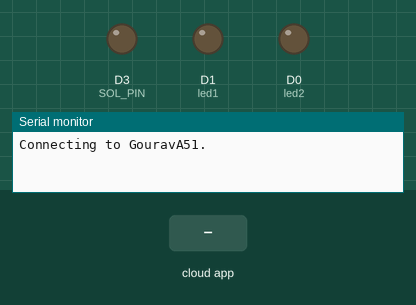
Recording of a sketch running on a simulated ESP8266 (NodeMCU). Parts: output pins drawn as LEDs (lit = HIGH), the last lines printed to the serial monitor. Inputs (shaded band) come from the test bench. WiFi joins after 1.5 s; servers stay silent unless stated; the Firebase database answers and starts empty.

Above: at 1.1 s.
At 3.8 s:
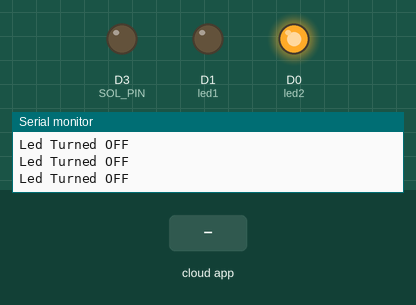
3.9 s: the phone or cloud app sets LED_STATUS to ON
At 5.1 s:
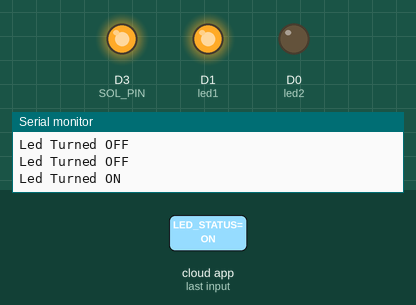
Timing chart, 0 to 10.8 s (numbered marks = the images above; inputs shaded):
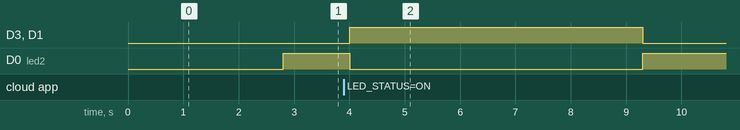

Measured:
- after the input at 3.9 s, D3 (SOL_PIN), D1 (led1): LOW → HIGH after 0.10 s, → LOW 5.3 s later; D0 (led2): HIGH → LOW after 0.10 s, → HIGH 5.3 s later

The sketch:

iotWork.ino
```cpp
#include <ESP8266WiFi.h>
#include <ArduinoJson.h>
#include <ESP8266HTTPClient.h>
#include <FirebaseArduino.h>


#define FIREBASE_HOST "footwear-abf3c-default-rtdb.firebaseio.com"     // the project name address from firebase id
#define FIREBASE_AUTH "fZ3DW9P7TQapIDsS3YCaihofrH3hLUVWi8oaaKpD"       // the secret key generated from firebase
#define WIFI_SSID "GouravA51"
#define WIFI_PASSWORD "gourav2004"

String fireStatus = "";          // led status received from firebase

int led1 = 5;
int led2 = 16 ;
int SOL_PIN = D3; // Define the GPIO pin connected to the solenoid


void setup()
{
  Serial.begin(9600);
  delay(1000);
  pinMode(led1, OUTPUT);
  pinMode(led2, OUTPUT);
  pinMode(SOL_PIN, OUTPUT);
  // s1.attach(0);
  WiFi.begin(WIFI_SSID, WIFI_PASSWORD);
  Serial.print("Connecting to ");
  Serial.print(WIFI_SSID);
  while (WiFi.status() != WL_CONNECTED)
  {
    Serial.print(".");
    delay(500);
  }
  Serial.println();
  Serial.print("Connected to ");
  Serial.println(WIFI_SSID);
  Firebase.begin(FIREBASE_HOST, FIREBASE_AUTH);
  Firebase.setString("LED_STATUS", "OFF");               // connect to firebase
                                                         //send initial string of led status
}

void loop()
{

  fireStatus = Firebase.getString("LED_STATUS");        // get ld status input from firebase
  if (fireStatus == "ON")
  {                                                     // compare the input of led status received from firebase
    Serial.println("Led Turned ON");
    digitalWrite(led1, HIGH);
    digitalWrite(led2, LOW);
    digitalWrite(SOL_PIN, HIGH);
    delay(5000);
    Firebase.setString("LED_STATUS", "OFF");


                                             // make external led ON
  }
  else if (fireStatus == "OFF")
  {                                          // compare the input of led status received from firebase
    Serial.println("Led Turned OFF");
    digitalWrite(led2, HIGH);
    digitalWrite(led1, LOW);
    digitalWrite(SOL_PIN, LOW);
    // s1.write(0);                          // make external led OFF
  }
  else
  {
    Serial.println("Command Error! Please send ON/OFF");
  }


}
```
